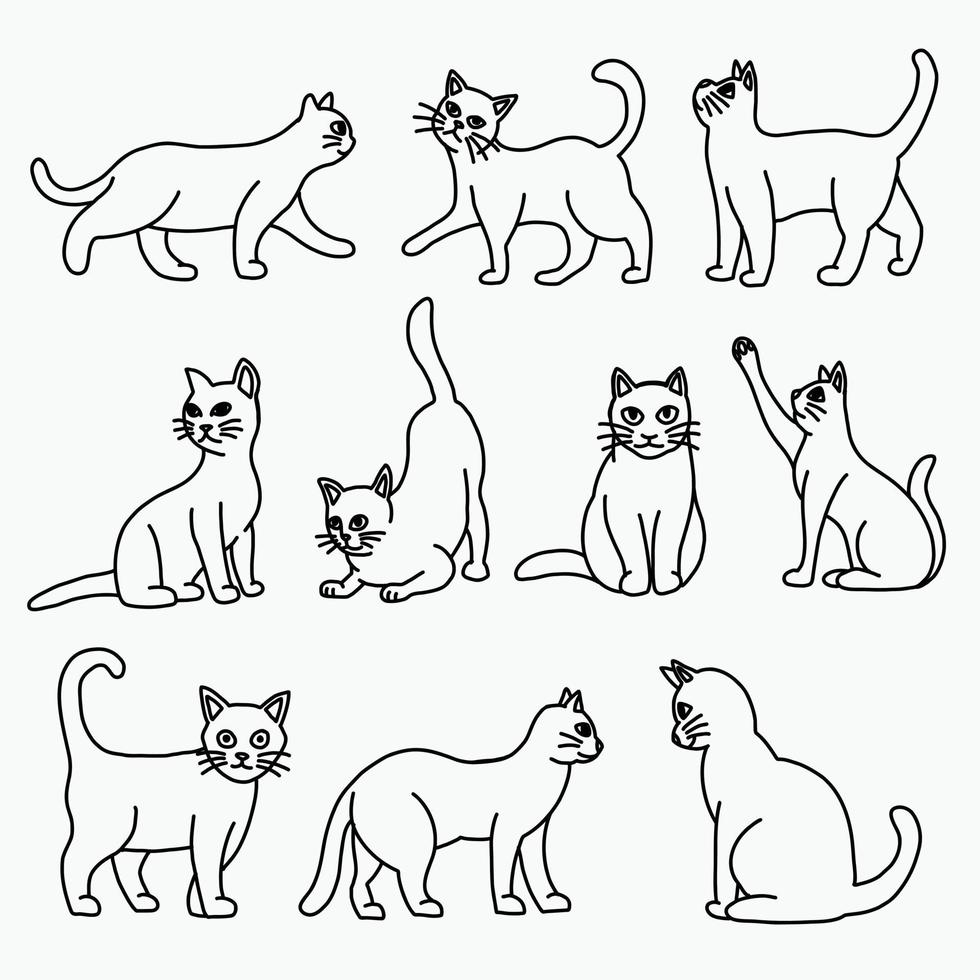
#> input picture basic-opencv/media/gatos.jpg, 980 x 980 px, found by its file name
$ python separatingObjects.py
#> lines starting #> are read from the running program, lines starting #| are printed output that depends on the picture; after the words box and inside, x2 and y2 are one past the last pixel; in counts of white or black regions, pixels touching at a corner belong together
import cv2

img = cv2.imread('basic-opencv/media/gatos.jpg')
#> img is the input picture: shape (980, 980, 3); mean B, G, R 232.9, 233.9, 232
img = cv2.resize(img, (500, 500))
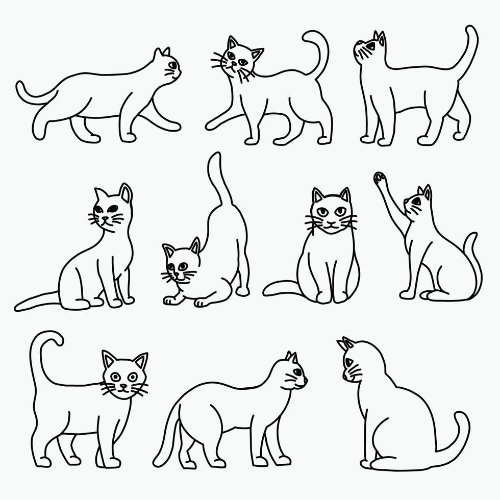
#> img: shape (500, 500, 3); mean B, G, R 232.9, 233.8, 232
greyImg = cv2.cvtColor(img, cv2.COLOR_RGB2GRAY)

cannyImg = cv2.Canny(greyImg, 30, 200)
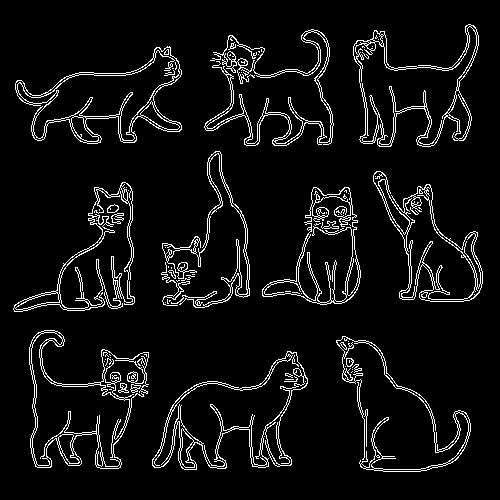
#> cannyImg: shape (500, 500); 6.5% white in thin lines or dots, all inside (x1, y1, x2, y2) = (13, 24, 483, 472)

closeImg = cv2.morphologyEx(cannyImg, cv2.MORPH_CLOSE, (7,7))
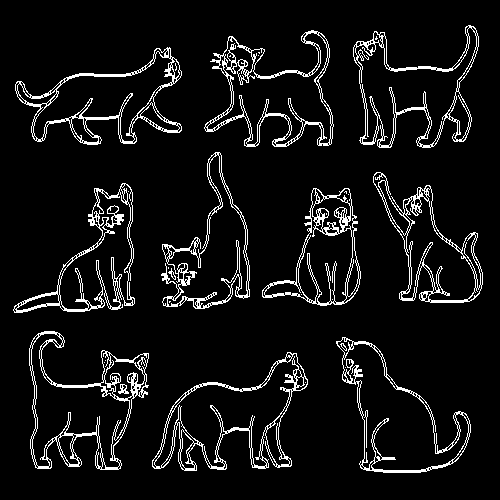
#> closeImg: shape (500, 500); 7.4% white in thin lines or dots, all inside (x1, y1, x2, y2) = (13, 25, 483, 473)

# get a contours
contours, hierarchy = cv2.findContours(closeImg, cv2.RETR_EXTERNAL, cv2.CHAIN_APPROX_NONE)
#> contours = 13 contours, 2 with area under 20; largest, box (x1, y1, x2, y2) and area: (29, 331, 149, 470) 8932, (152, 352, 308, 471) 8850, (336, 337, 471, 473) 8570, (353, 25, 479, 148) 7894, (15, 47, 182, 145) 7734

# contours
print(contours)
#> (printed output is left out)

# index
objectNumber = 1
for cnt in contours:
    # cv2.drawContours(img, cnt, -1, (255, 0, 0), 2) -- this code is to contour objects

    # this code is for framing an object
    x, y, w, h = cv2.boundingRect(cnt)

    # this a cut objects and save in folder objects
    object = img[y:y+h, x:x+w]
    cv2.imwrite(f'basic-opencv/media/objects/gato{objectNumber}.jpg', object)
    cv2.rectangle(img, (x, y), (x+w, y+h), (255, 0, 0), 2)
    objectNumber += 1
#> this loop made 13 passes
#> (x, y, w, h) on passes 2, 3, 4, 5, 7, 8, 9, 10, 11, 12, 13: (152, 352, 156, 119), (336, 337, 135, 136), (29, 331, 120, 139), (168, 268, 8, 12), (262, 188, 99, 118), (13, 183, 122, 130), (373, 172, 110, 131), (161, 152, 89, 157), (15, 47, 167, 98), (204, 30, 130, 117), (353, 25, 126, 123)
#> (x, y, w, h, object) on pass 1: (264, 437, 1, 1, [[211, 211, 211]])
#> pass 2, `object = img[y:y+h, x:x+w]`:
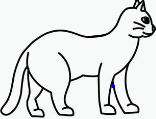
#> object: shape (119, 156, 3); mean B, G, R 225.7, 226.4, 224.6
#> pass 3, `object = img[y:y+h, x:x+w]`:
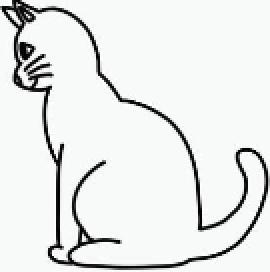
#> object: shape (136, 135, 3) (shown 2 times larger); mean B, G, R 231, 231.9, 230.1
#> after the loop:
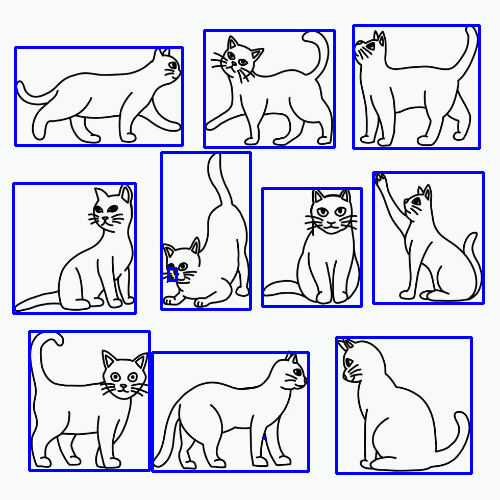
#> img: shape (500, 500, 3); 6.09% of pixels changed, all inside (x1, y1, x2, y2) = (12, 24, 485, 475)
#> after the loop, objectNumber = 14

cv2.imshow('Image', img)
cv2.imshow('Grey Image', greyImg)
cv2.imshow('Canny Image', cannyImg)

cv2.waitKey(0)
